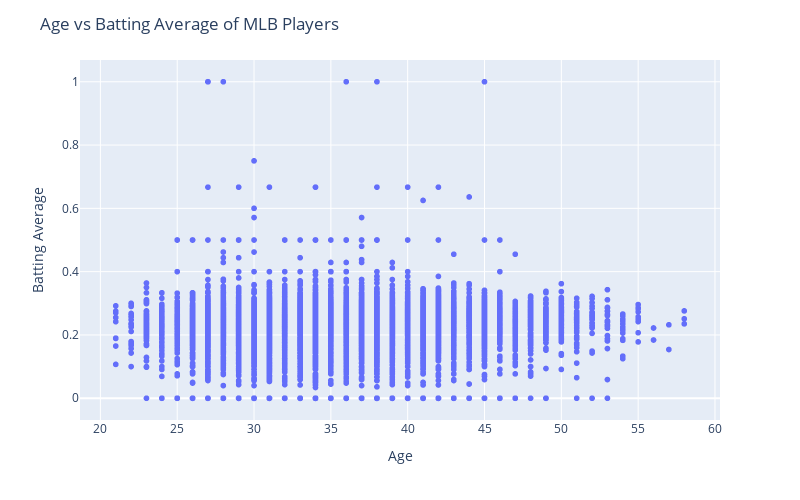

The cell this chart's notebook holds for it:
### Code cell
fig = px.scatter(DF,x='Age',y='AVG')

fig.update_layout(
                  title='Age vs Batting Average of MLB Players',
                  xaxis_title="Age",
                  yaxis_title="Batting Average",
                  autosize=False,
                  width=800,
                  height=500)

fig.show()

### Figure 1 — Plotly figure (JSON) as saved in the notebook; plotly's stock layout.template omitted (floating-point values rounded to 4 significant figures; data arrays with more than 128 entries replaced by an {"elided": "..."} marker saying what was removed)
{"data": [{"hovertemplate": "Age=%{x}<br>AVG=%{y}<extra></extra>", "legendgroup": "", "marker": {"color": "#636efa", "symbol": "circle"}, "mode": "markers", "name": "", "showlegend": false, "type": "scattergl", "x": {"elided": "11090 int values"}, "xaxis": "x", "y": {"elided": "11090 float values"}, "yaxis": "y"}], "layout": {"autosize": false, "height": 500, "legend": {"tracegroupgap": 0}, "margin": {"t": 60}, "title": {"text": "Age vs Batting Average of MLB Players"}, "width": 800, "xaxis": {"anchor": "y", "domain": [0, 1], "title": {"text": "Age"}}, "yaxis": {"anchor": "x", "domain": [0, 1], "title": {"text": "Batting Average"}}}}
